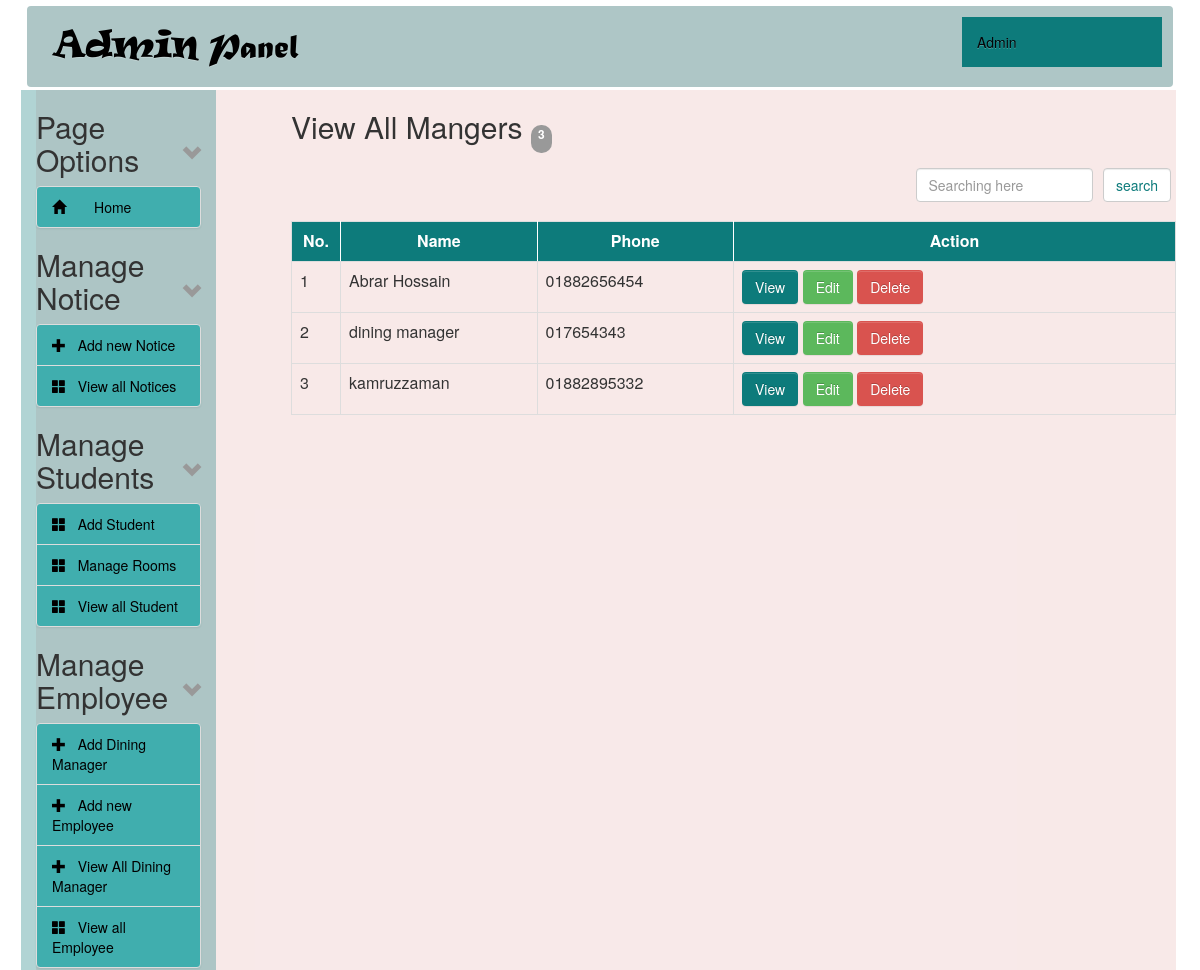
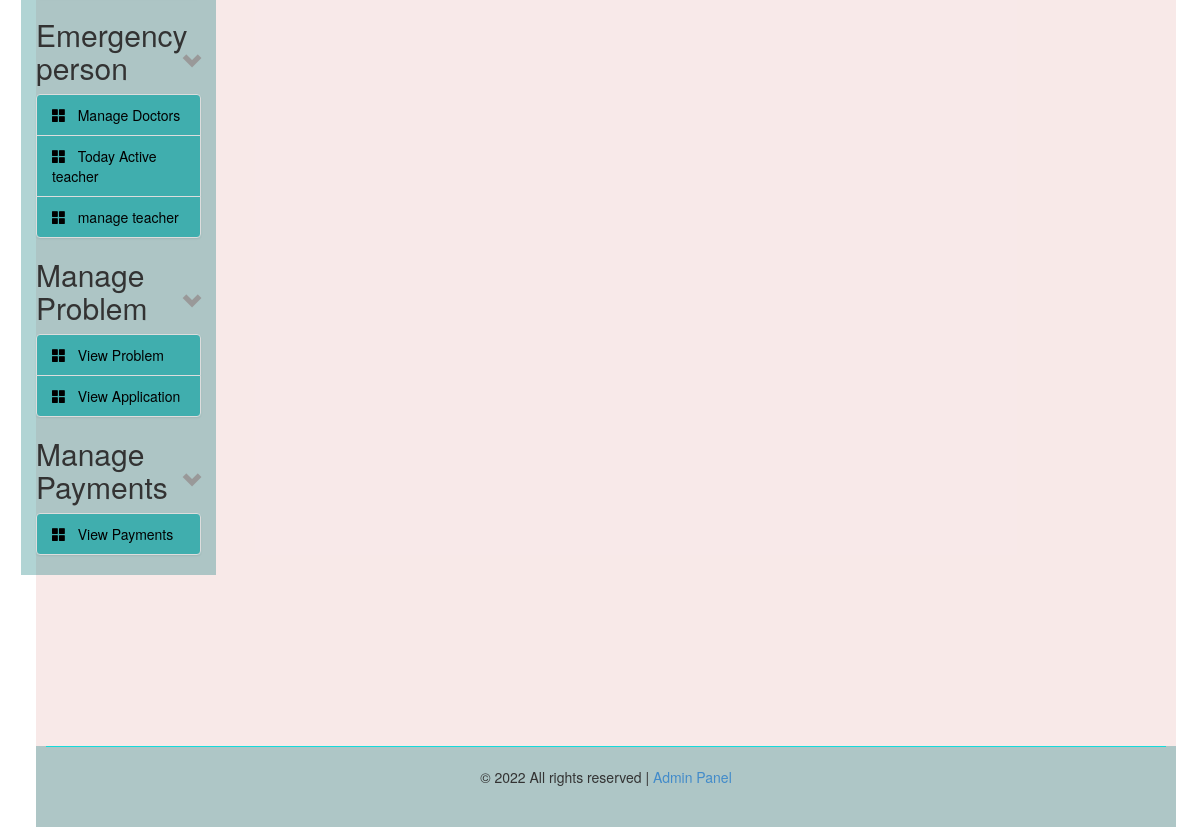
Screenshot of /admin/view_managers.php (signed in) with the database file from the repository (2 pictures, top to bottom).
### tables this page shows
CREATE TABLE `tbl_managers` (
  `id` int(11) NOT NULL,
  `name` varchar(100) NOT NULL,
  `email` varchar(255) NOT NULL,
  `phone_no` varchar(15) DEFAULT NULL
);

### admin/view_managers.php (the view, shortened to what this page needs)
<?php
include "../config.php";
?>
<?php include "header.php"; ?>
<div class="col-sm-10 col-md-10 col-lg-10">
    <div id="content">
<?php
 $statement=$db->prepare("select count(email) from tbl_managers");
 $statement->execute();
 $total_manager=$statement->fetchAll()[0];
 ?>
        <h2>View All Mangers <span class="badge"><?php echo "<p>" .$total_manager[0] . "</p>"; ?></span></h2>
        <div class="">
         <form class="" action="" method="post">
         <table>
           <tr>
             <td width="70%"></td>
             <td><input type="text" class="form-control" name="val" value="" placeholder="Searching here"></td>
             <td><input type="submit" class="form-control" name="search" value="search"></td>
           </tr>
         </table>
         </form>
        </div>
        <div>
        <table class="table table-bordered table-hover table-responsive" width="100%">
            <tr style="background-color: #0D7B7B;color: #FFF;height: 40px;">
                <th width="5%" style="text-align: center; border-right: 1px solid #FFF;">No.</th>
                <th width="20%" style="text-align: center; border-right: 1px solid #FFF;">Name</th>
                <th width="20%" style="text-align: center; border-right: 1px solid #FFF;">Phone</th>
                <th width="45%" style="text-align: center; ">Action</th>
            </tr>
            <?php
            $i = 0;
            if (isset($_POST['search'])) {
              $searchVal=$_POST['val'];
              $statement=$db->prepare("SELECT * FROM tbl_managers where name LIKE '%{$searchVal}%'  or phone_no='$searchVal'");
              $statement->execute();
            }else{
              $statement = $db->prepare("SELECT * FROM tbl_managers ORDER BY name ASC");
              $statement->execute();
            }
            $result = $statement->fetchAll(PDO::FETCH_ASSOC);
            foreach ($result as $row) {
                $i++;
                ?>
                <tr>
                    <td><?= $i; ?></td>
                    <td><?= $row['name']; ?></td>
                    <td><?= $row['phone_no']; ?></td>
                    <td>
                        <a class="btn btn-info" data-toggle="modal" href="#inline<?= $i; ?>">View</a>
                        <a class="btn btn-success" href="edit_manager.php?id=<?= $row['id']; ?>">Edit</a>
                        <a class="btn btn-danger" onclick='return confirm("Do you want to delete this student data?")'
                           href="delete_manager.php?id=<?= $row['id']; ?>">Delete</a>
                    </td>
                </tr>
                <?php
            }
            ?>
        </table>
        </div>
    </div>
</div>
<?php include "footer.php"; ?>

### admin/style-admin.css (style rules this page uses)
#content { margin-left:60px; height: auto; }
th { text-align: center; }
td, th { padding: 5px; text-align: left; }
.btn-info { color: #fff; background-color: #0D7B7B; border-color: #46b8da; }
.form-control { display: block; width: 100%; height: 34px; padding: 6px 12px; font-size: 14px; line-height: 1.42857143; color: #0D7B7B; background-color: #fff; background-image: none; border: 1px solid #ccc; border-radius: 4px; -webkit-box-shadow: inset 0 1px 1px rgba(0,0,0,.075); box-shadow: inset 0 1px 1px rgba(0,0,0,.075); -webkit-transition: border-color ease-in-out .15s,-webkit-box-shadow ease-in-out .15s; -o-transition: border-color ease-in-out .15s,box-shadow ease-in-out .15s; transition: border-color ease-in-out .15s,box-shadow ease-in-out .15s; }
.btn { display: inline-block; padding: 6px 12px; margin-bottom: 0; font-size: 14px; font-weight: 400; line-height: 1.42857143; text-align: center; white-space: nowrap; vertical-align: middle; -ms-touch-action: manipulation; touch-action: manipulation; cursor: pointer; -webkit-user-select: none; -moz-user-select: none; -ms-user-select: none; user-select: none; background-image: none; border: 1px solid transparent; border-radius: 4px; }
button, input, select, textarea { font-family: inherit; font-size: inherit; line-height: inherit; }
button, html input[type=button], input[type=reset], input[type=submit] { -webkit-appearance: button; cursor: pointer; }
button, input, optgroup, select, textarea { margin: 0; font: inherit; color: inherit; }

### rows the page displays
tbl_managers: name "Abrar Hossain", phone_no "01882656454"
tbl_managers: name "dining manager", phone_no "017654343"
tbl_managers: name "kamruzzaman", phone_no "01882895332"

### other values shown
$total_manager[0] "3"
